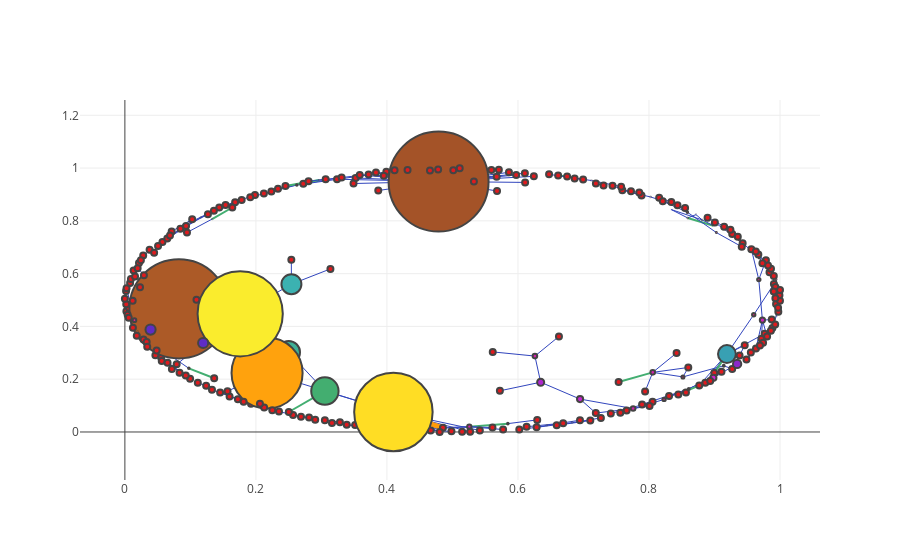

This figure's notebook cell:
### Markdown cell above
### Q4(b)

### Code cell
#Betweenness centrality
plotCentrality(lakersGraphSpring, lakersTag,1)
